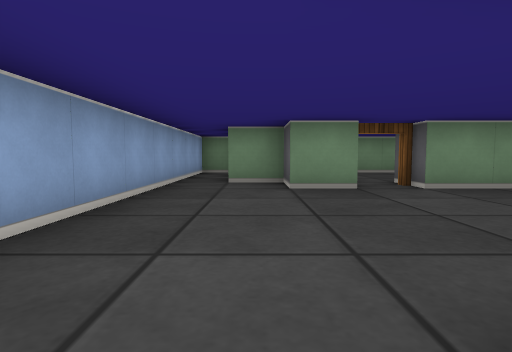
view 1 (above)

16 first-person views from a walk through a cub3D maze. The camera is about half as high as the walls, tilts 4° down and sees 80° across. The floor is counted in squares. Each view is taken from the middle of a square. On the plan, view 1 faces up. The plan holds only what a view shows up to about 9 squares ahead; the rest is blank.

view 2
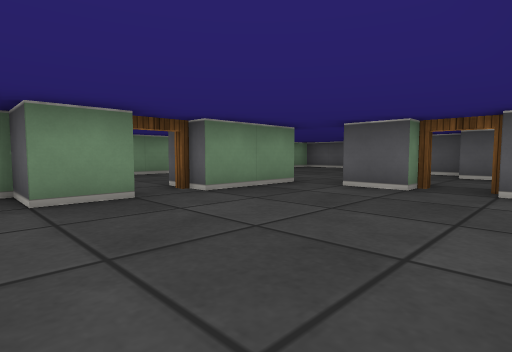

view 3
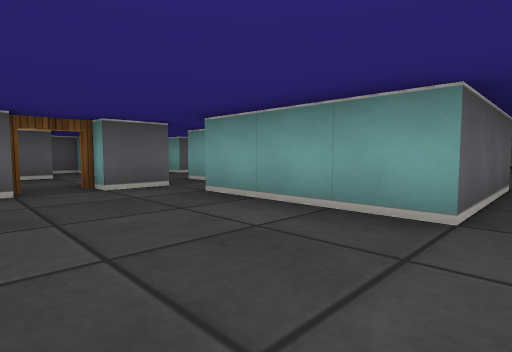

view 4
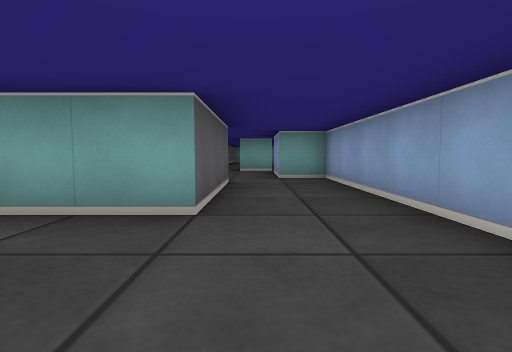

view 5
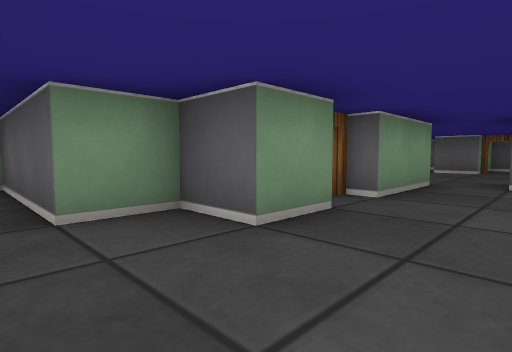

view 6
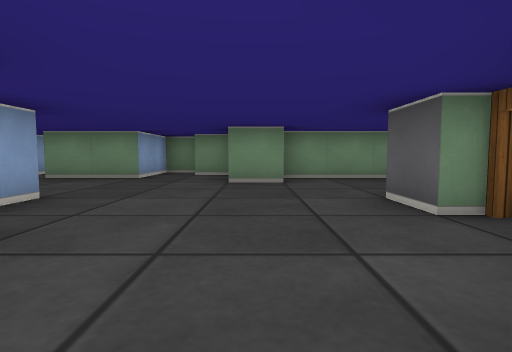

view 7
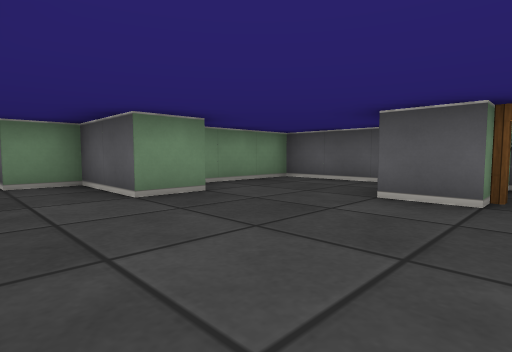

view 8
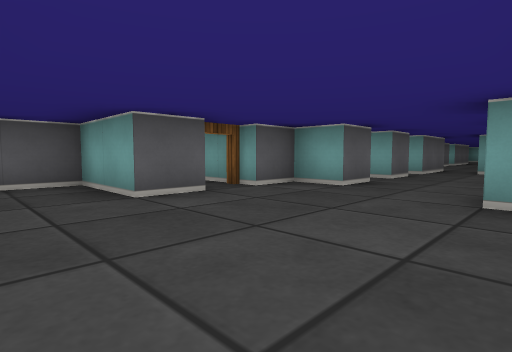

view 9
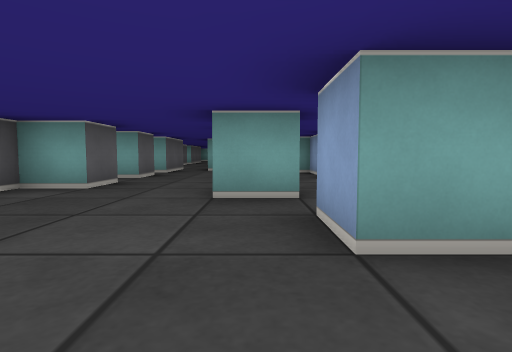

view 10
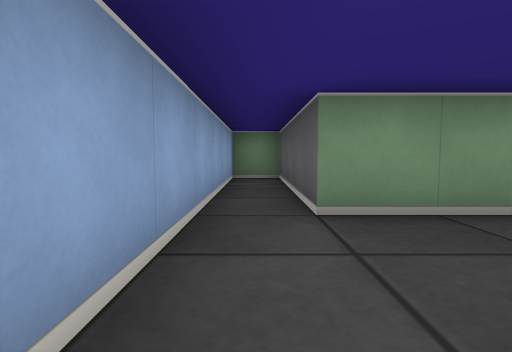

view 11
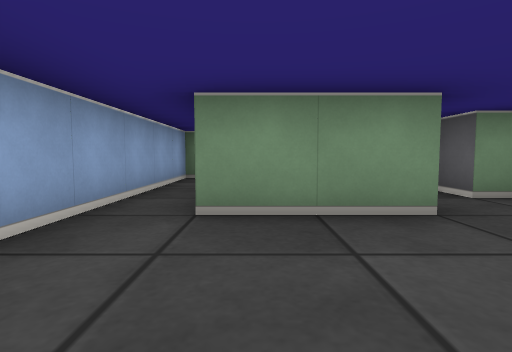

view 12
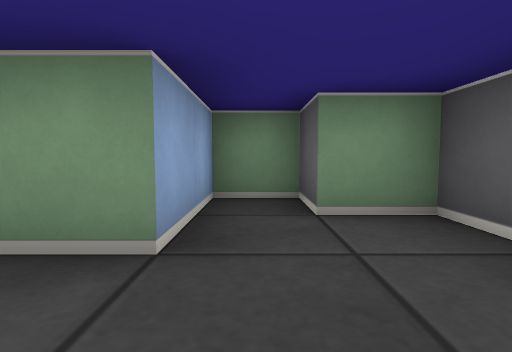

view 13
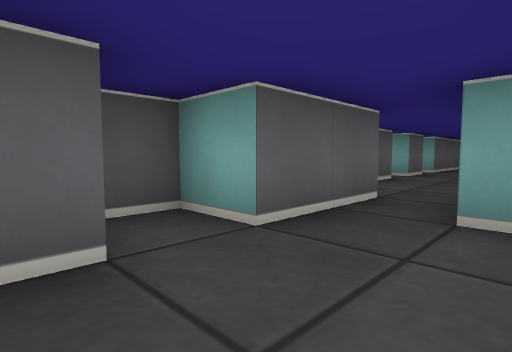

view 14
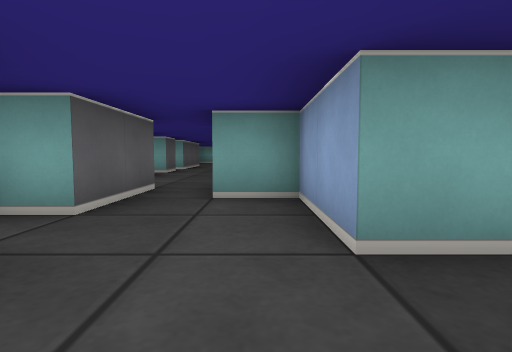

view 15
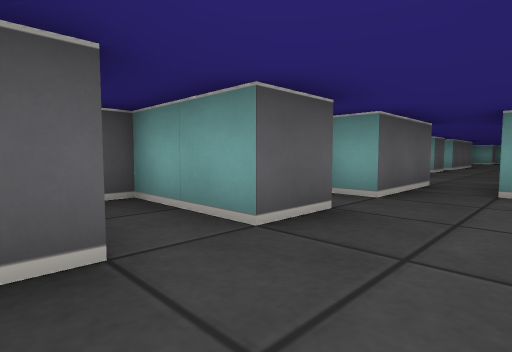

view 16
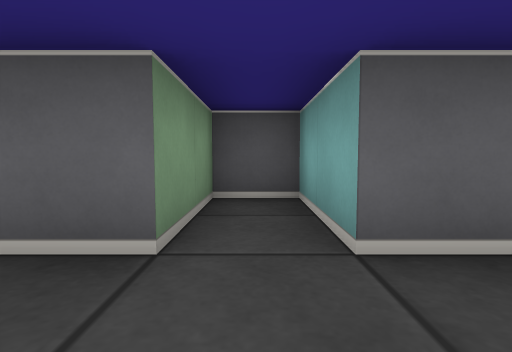

### Floor plan
Points are (right, up) in squares from view 1. A wall is a line through its corners. A room is listed if a view was taken in it or the views show most of it. See-through windows are left out.
Room 1 (views 1, 2, 3, 4, 5, 7)
walls: (1.6, 4.5) (0.5, 4.5) (0.5, 5.5) (-0.5, 5.5) (-0.5, 8.5) (-1.5, 8.5) (-1.5, -3.5) (-0.5, -3.5); (3.5, -0.5) (3.5, -1.5); (4.5, 2.5) (4.5, 3.5) (5.5, 3.5); (4.5, 0.5) (4.5, 1.5); (4.5, 4.5) (2.5, 4.5); (4.6, -0.5) (5.5, -0.5); (0.5, -2.5) (0.5, 0.5) (3.5, 0.5)
ways out: opening at (5, 0) to room 2; opening at (5, 4) to room 2; open door at (2, 5) to room 2; open door at (5, 2) to room 2; opening at (0, -3)
Room 2 (views 6, 8, 9, 10, 11, 12, 13, 14, 15, 16)
walls: (3.6, 5.5) (4.5, 5.5) (4.5, 4.5); (8.5, 4.5) (8.5, 5.5) (10.5, 5.5) (10.5, 8.5) (7.5, 8.5); (7.6, 7.5) (6.5, 7.5) (6.5, 9.5) (5.5, 9.5) (5.5, 10.5) (4.5, 10.5) (4.5, 8.5) (2.5, 8.5) (2.5, 12.5) (1.5, 12.5) (1.5, 6.5); (5.5, -0.5) (5.5, -2.5) (6.5, -2.5); (7.5, -0.6) (7.5, 0.5) (9.5, 0.5) (9.5, 1.5) (7.5, 1.5) (7.5, 2.5) (8.5, 2.5) (8.5, 3.5); (7.5, -2.4) (7.5, -1.5) (8.5, -1.5) (8.5, -0.8)
ways out: opening at (5, 0) to room 1; opening at (5, 4) to room 1; open door at (2, 5) to room 1; open door at (5, 2) to room 1; open door at (9, 4) to room 3; opening at (7, -2)
Room 3 (no view inside)
walls: (10.5, 4) (10.5, 4.5) (8.5, 4.5); (8.5, 3.5) (10, 3.5)
ways out: open door at (9, 4) to room 2

Where each view was taken, in squares from view 1:
view 1: 0 up, 0 right, facing up
view 2: 1 up, 0 right, facing up-right
view 3: 3 up, 0 right, facing down-right
view 4: 3 up, 0 right, facing down
view 5: 3 up, 1 left, facing up-right
view 6: 2 up, 7 right, facing up
view 7: 4 up, 5 right, facing up-right
view 8: 7 up, 5 right, facing down-right
view 9: 7 up, 5 right, facing down
view 10: 6 up, 2 right, facing up
view 11: 6 up, 3 right, facing up
view 12: 7 up, 5 right, facing up
view 13: 0 up, 6 right, facing down-right
view 14: 1 up, 6 right, facing down
view 15: 2 up, 6 right, facing down-right
view 16: 1 up, 6 right, facing right
